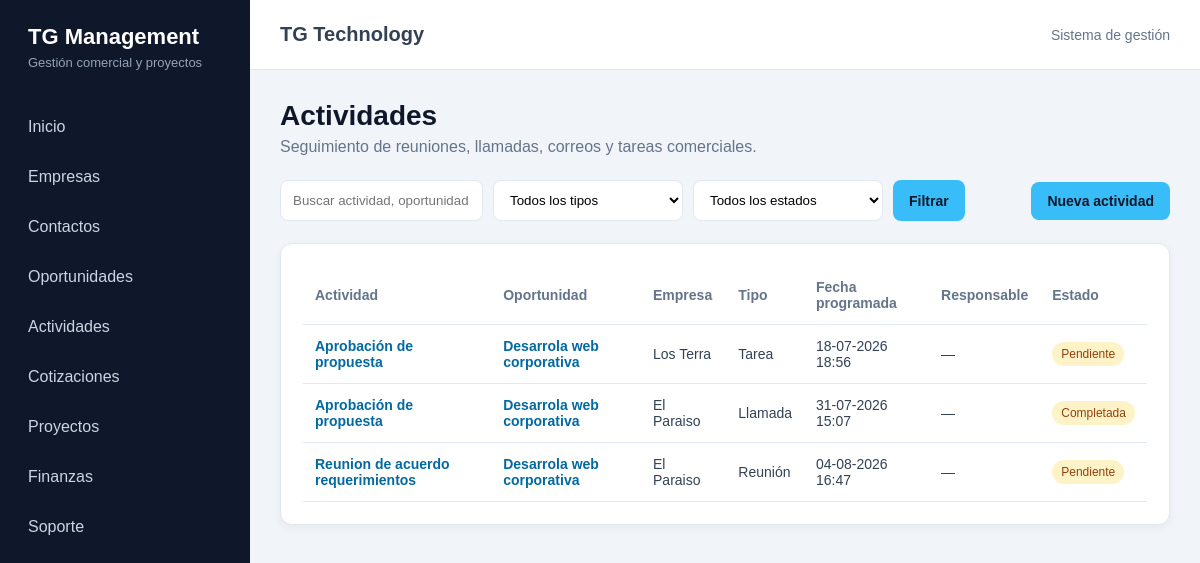
The page /crm/actividades/ on the database its author committed.
### crm/models.py (models this page shows, shortened)
class Actividad(models.Model):
    class TipoActividad(models.TextChoices):
        LLAMADA = "LLAMADA", "Llamada"
        CORREO = "CORREO", "Correo electrónico"
        REUNION = "REUNION", "Reunión"
        TAREA = "TAREA", "Tarea"
        WHATSAPP = "WHATSAPP", "WhatsApp"
        OTRO = "OTRO", "Otro"
    class EstadoActividad(models.TextChoices):
        PENDIENTE = "PENDIENTE", "Pendiente"
        COMPLETADA = "COMPLETADA", "Completada"
        CANCELADA = "CANCELADA", "Cancelada"
    oportunidad = models.ForeignKey(
        Oportunidad,
        verbose_name="Oportunidad",
        on_delete=models.CASCADE,
        related_name="actividades",
    )
    tipo = models.CharField(
        "Tipo de actividad",
        max_length=20,
        choices=TipoActividad.choices,
        default=TipoActividad.TAREA,
    )
    asunto = models.CharField(
        "Asunto",
        max_length=200,
    )
    descripcion = models.TextField(
        "Descripción",
        blank=True,
    )
    fecha_programada = models.DateTimeField(
        "Fecha programada",
    )
    estado = models.CharField(
        "Estado",
        max_length=20,
        choices=EstadoActividad.choices,
        default=EstadoActividad.PENDIENTE,
    )
    responsable = models.ForeignKey(
        settings.AUTH_USER_MODEL,
        verbose_name="Responsable",
        on_delete=models.SET_NULL,
        null=True,
        blank=True,
        related_name="actividades_asignadas",
    )
    resultado = models.TextField(
        "Resultado",
        blank=True,
    )
    fecha_creacion = models.DateTimeField(
        "Fecha de creación",
        auto_now_add=True,
    )
    fecha_actualizacion = models.DateTimeField(
        "Última actualización",
        auto_now=True,
    )
    class Meta:
        verbose_name = "Actividad"
        verbose_name_plural = "Actividades"
        ordering = ["fecha_programada","-fecha_creacion",]

class Oportunidad(models.Model):
    class Etapa(models.TextChoices):
        NUEVA = "NUEVA", "Nueva"
        CONTACTADA = "CONTACTADA", "Contactada"
        REQUERIMIENTOS = "REQUERIMIENTOS", "Levantamiento de requerimientos"
        PROPUESTA = "PROPUESTA", "Propuesta enviada"
        NEGOCIACION = "NEGOCIACION", "Negociación"
        GANADA = "GANADA", "Ganada"
        PERDIDA = "PERDIDA", "Perdida"
        PAUSADA = "PAUSADA", "Pausada"
    class Prioridad(models.TextChoices):
        BAJA = "BAJA", "Baja"
        MEDIA = "MEDIA", "Media"
        ALTA = "ALTA", "Alta"
        URGENTE = "URGENTE", "Urgente"
    titulo = models.CharField(
        "Nombre de la oportunidad",
        max_length=200,
    )
    empresa = models.ForeignKey(
        Empresa,
        verbose_name="Empresa",
        on_delete=models.PROTECT,
        related_name="oportunidades",
    )
    contacto = models.ForeignKey(
        Contacto,
        verbose_name="Contacto",
        on_delete=models.SET_NULL,
        null=True,
        blank=True,
        related_name="oportunidades",
    )
    descripcion = models.TextField(
        "Descripción",
        blank=True,
    )
    servicio_interes = models.CharField(
        "Servicio de interés",
        max_length=150,
        blank=True,
    )
    etapa = models.CharField(
        "Etapa",
        max_length=30,
        choices=Etapa.choices,
        default=Etapa.NUEVA,
    )
    prioridad = models.CharField(
        "Prioridad",
        max_length=20,
        choices=Prioridad.choices,
        default=Prioridad.MEDIA,
    )
    valor_estimado = models.DecimalField(
        "Valor estimado",
        max_digits=14,
        decimal_places=2,
        default=0,
    )
    probabilidad = models.PositiveSmallIntegerField(
        "Probabilidad de cierre (%)",
        default=10,
    )
    fecha_estimada_cierre = models.DateField(
        "Fecha estimada de cierre",
        null=True,
        blank=True,
    )
    motivo_perdida = models.TextField(
        "Motivo de pérdida",
        blank=True,
    )
    responsable = models.ForeignKey(
        settings.AUTH_USER_MODEL,
        verbose_name="Responsable",
        on_delete=models.SET_NULL,
        null=True,
        blank=True,
        related_name="oportunidades_asignadas",
    )
    fecha_creacion = models.DateTimeField(
        "Fecha de creación",
        auto_now_add=True,
    )
    fecha_actualizacion = models.DateTimeField(
        "Última actualización",
        auto_now=True,
    )
    class Meta:
        verbose_name = "Oportunidad"
        verbose_name_plural = "Oportunidades"
        ordering = ["-fecha_creacion"]

class Empresa(models.Model):
    class TipoEmpresa(models.TextChoices):
        PROSPECTO = "PROSPECTO", "Prospecto"
        CLIENTE = "CLIENTE", "Cliente"
        PROVEEDOR = "PROVEEDOR", "Proveedor"
        PARTNER = "PARTNER", "Partner"
    class EstadoEmpresa(models.TextChoices):
        ACTIVA = "ACTIVA", "Activa"
        INACTIVA = "INACTIVA", "Inactiva"
    razon_social = models.CharField(
        "Razón social",
        max_length=200,
    )
    nombre_fantasia = models.CharField(
        "Nombre de fantasía",
        max_length=200,
        blank=True,
    )
    rut = models.CharField(
        "RUT",
        max_length=20,
        blank=True,
        unique=True,
        null=True,
    )
    tipo = models.CharField(
        "Tipo de empresa",
        max_length=20,
        choices=TipoEmpresa.choices,
        default=TipoEmpresa.PROSPECTO,
    )
    rubro = models.CharField(
        "Rubro",
        max_length=150,
        blank=True,
    )
    sitio_web = models.URLField(
        "Sitio web",
        blank=True,
    )
    telefono = models.CharField(
        "Teléfono",
        max_length=30,
        blank=True,
    )
    email = models.EmailField(
        "Correo electrónico",
        blank=True,
    )
    direccion = models.CharField(
        "Dirección",
        max_length=250,
        blank=True,
    )
    comuna = models.CharField(
        "Comuna",
        max_length=100,
        blank=True,
    )
    region = models.CharField(
        "Región",
        max_length=100,
        blank=True,
    )
    estado = models.CharField(
        "Estado",
        max_length=20,
        choices=EstadoEmpresa.choices,
        default=EstadoEmpresa.ACTIVA,
    )
    observaciones = models.TextField(
        "Observaciones",
        blank=True,
    )
    creado_por = models.ForeignKey(
        settings.AUTH_USER_MODEL,
        verbose_name="Creado por",
        on_delete=models.SET_NULL,
        null=True,
        blank=True,
        related_name="empresas_creadas",
    )
    fecha_creacion = models.DateTimeField(
        "Fecha de creación",
        auto_now_add=True,
    )
    fecha_actualizacion = models.DateTimeField(
        "Última actualización",
        auto_now=True,
    )
    class Meta:
        verbose_name = "Empresa"
        verbose_name_plural = "Empresas"
        ordering = ["razon_social"]
    def __str__(self):
        return self.nombre_fantasia or self.razon_social

### crm/views.py (the view, shortened to what this page needs)
def actividad_lista(request):
    busqueda = request.GET.get("q", "").strip()
    estado = request.GET.get("estado", "").strip()
    tipo = request.GET.get("tipo", "").strip()
    actividades = Actividad.objects.select_related(
        "oportunidad",
        "oportunidad__empresa",
        "responsable",
    ).all()
    if estado:
        actividades = actividades.filter(
            estado=estado,
        )
    if tipo:
        actividades = actividades.filter(
            tipo=tipo,
        )
    actividades = actividades.order_by(
        "fecha_programada"
    )
    contexto = {
        "actividades": actividades,
        "busqueda": busqueda,
        "estado_seleccionado": estado,
        "tipo_seleccionado": tipo,
        "estados": Actividad.EstadoActividad.choices,
        "tipos": Actividad.TipoActividad.choices,
        "ahora": timezone.now(),
    }
    return render(
        request,
        "crm/actividad_lista.html",
        contexto,
    )

### crm/templates/crm/actividad_lista.html (shortened to what this page needs)
{% extends "core/base.html" %}
{% block content %}
    <div class="encabezado-pagina">
        <h1>Actividades</h1>
        <p>
            Seguimiento de reuniones, llamadas, correos y tareas comerciales.
        </p>
    </div>
    <div class="acciones">
        <form method="get" class="filtros">
            <input
                type="text"
                name="q"
                value="{{ busqueda }}"
                placeholder="Buscar actividad, oportunidad o empresa"
            >
            <select name="tipo">
                <option value="">Todos los tipos</option>
            </select>
            <select name="estado">
                <option value="">Todos los estados</option>
            </select>
            <button type="submit" class="boton">
                Filtrar
            </button>
        </form>
        <a
            href="{% url 'crm:actividad_crear' %}"
            class="boton"
        >
            Nueva actividad
        </a>
    </div>
    <div class="panel">
        {% if actividades %}
            <div class="tabla-contenedor">
                <table>
                    <thead>
                        <tr>
                            <th>Actividad</th>
                            <th>Oportunidad</th>
                            <th>Empresa</th>
                            <th>Tipo</th>
                            <th>Fecha programada</th>
                            <th>Responsable</th>
                            <th>Estado</th>
                        </tr>
                    </thead>
                    <tbody>
                        {% for actividad in actividades %}
                            <tr>
                                <td>
                                    <a
                                        href="{% url 'crm:actividad_detalle' actividad.pk %}"
                                        class="enlace-tabla"
                                    >
                                        {{ actividad.asunto }}
                                    </a>
                                </td>
                                <td>
                                    <a
                                        href="{% url 'crm:oportunidad_detalle' actividad.oportunidad.pk %}"
                                        class="enlace-tabla"
                                    >
                                        {{ actividad.oportunidad.titulo }}
                                    </a>
                                </td>
                                <td>
                                    {{ actividad.oportunidad.empresa }}
                                </td>
                                <td>
                                    {{ actividad.get_tipo_display }}
                                </td>
                                <td>
                                    {{ actividad.fecha_programada|date:"d-m-Y H:i" }}
                                </td>
                                <td>
                                    {{ actividad.responsable|default:"—" }}
                                </td>
                                <td>
                                    {% if actividad.estado == "Completada" %}
                                        <span class="estado estado-completado">
                                            {{ actividad.get_estado_display }}
                                        </span>
                                    {% elif actividad.estado == "Cancelada" %}
                                        <span class="estado estado-inactivo">
                                            {{ actividad.get_estado_display }}
                                        </span>
                                    {% else %}
                                        <span class="estado estado-pendiente">
                                            {{ actividad.get_estado_display }}
                                        </span>
                                    {% endif %}
                                </td>
                            </tr>
                        {% endfor %}
                    </tbody>
                </table>
            </div>
        {% else %}
            <div class="sin-registros">
                No se encontraron actividades.
            </div>
        {% endif %}
    </div>
{% endblock %}

### core/static/core/css/styles.css (style rules this page uses)
:root { --color-principal: #0f172a; --color-secundario: #1e293b; --color-acento: #38bdf8; --color-fondo: #f1f5f9; --color-blanco: #ffffff; --color-texto: #334155; --color-texto-secundario: #64748b; --color-borde: #e2e8f0; --color-exito: #16a34a; --color-advertencia: #d97706; --color-peligro: #b91c1c; --sombra-suave: 0 3px 10px rgba(15, 23, 42, 0.05); }
* { box-sizing: border-box; margin: 0; padding: 0; }
body { min-height: 100vh; font-family: Arial, Helvetica, sans-serif; background-color: var(--color-fondo); color: var(--color-texto); }
.encabezado-pagina { margin-bottom: 24px; }
.encabezado-pagina h1 { margin-bottom: 6px; font-size: 28px; color: var(--color-principal); }
.encabezado-pagina p { color: var(--color-texto-secundario); }
.panel { padding: 22px; border: 1px solid var(--color-borde); border-radius: 12px; background-color: var(--color-blanco); box-shadow: var(--sombra-suave); }
.tabla-contenedor { width: 100%; overflow-x: auto; }
table { width: 100%; border-collapse: collapse; }
th, td { padding: 13px 12px; border-bottom: 1px solid var(--color-borde); text-align: left; font-size: 14px; }
th { color: var(--color-texto-secundario); font-weight: 600; }
.estado { display: inline-block; padding: 5px 9px; border-radius: 20px; background-color: #e0f2fe; color: #0369a1; font-size: 12px; }
.enlace-tabla { color: #0369a1; font-weight: 600; text-decoration: none; }
.acciones { display: flex; justify-content: space-between; align-items: center; gap: 16px; margin-bottom: 22px; }
.boton { display: inline-block; padding: 11px 16px; border: none; border-radius: 8px; background-color: var(--color-acento); color: var(--color-principal); font-family: inherit; font-size: 14px; font-weight: 700; text-align: center; text-decoration: none; cursor: pointer; transition: opacity 0.2s ease, transform 0.2s ease; }
.filtros { display: flex; flex-wrap: wrap; gap: 10px; }
.filtros input, .filtros select { min-width: 190px; padding: 11px 12px; border: 1px solid var(--color-borde); border-radius: 8px; background-color: var(--color-blanco); font-family: inherit; }
.estado-pendiente { background-color: #fef3c7; color: #92400e; }
.estado-pendiente { background: #fef3c7; color: #92400e; }

### rows shown on the page
Actividad: asunto "Aprobación de propuesta", oportunidad.titulo "Desarrola web corporativa", oportunidad.empresa "Los Terra", tipo "Tarea", fecha_programada "18-07-2026 18:56", responsable "—", estado "Pendiente"
Actividad: asunto "Aprobación de propuesta", oportunidad.titulo "Desarrola web corporativa", oportunidad.empresa "El Paraiso", tipo "Llamada", fecha_programada "31-07-2026 15:07", responsable "—", estado "Completada"
Actividad: asunto "Reunion de acuerdo requerimientos", oportunidad.titulo "Desarrola web corporativa", oportunidad.empresa "El Paraiso", tipo "Reunión", fecha_programada "04-08-2026 16:47", responsable "—", estado "Pendiente"
